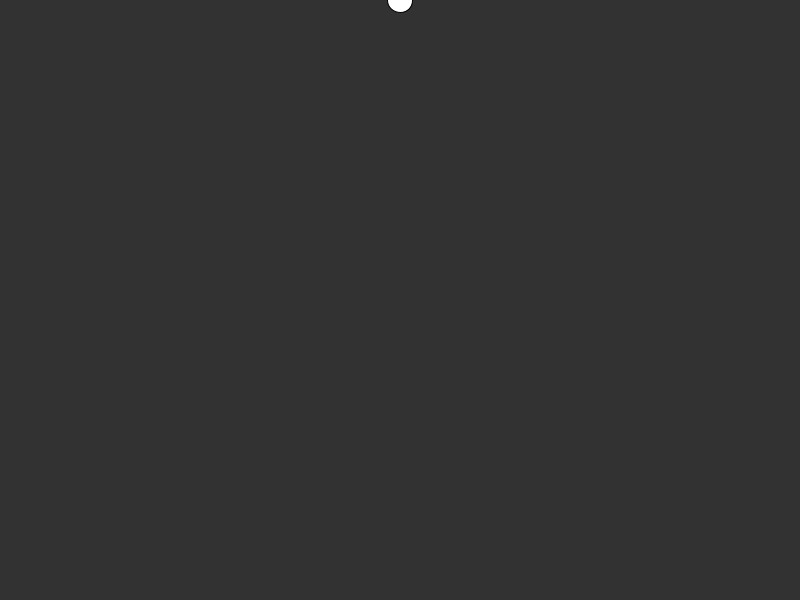
Frame 1 (no input)
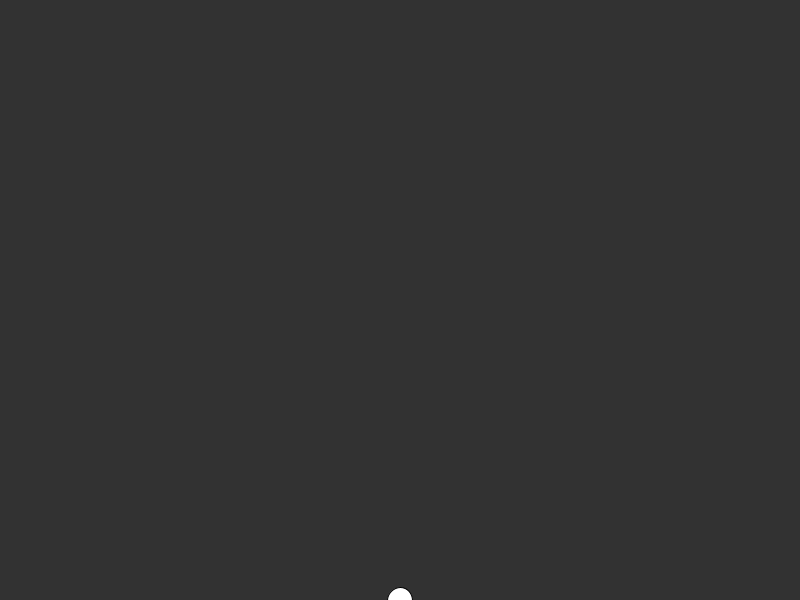
Frame 60 (the mouse pressed at the canvas centre just before this capture)
Frame 120 (the mouse held since frame 60 and released just before this capture): identical to frame 60, image omitted

The Processing sketch that drew these frames (run headless with seeded random() and noise(); from frame 60 on, the mouse is pressed at the canvas centre):

// Processing sketch: gravity
// ── gravity.pde
float y;
float velocity = 0;
float gravity = 0.5;

void setup(){
  //fullScreen();
  size(800, 600);
  //y = height;
  y = 0;
  //frameRate = 10;
}

void draw(){
 background(50); 
 circle(400, y, 25);
 
 y = y - velocity;
 velocity = velocity - gravity;
 
 if(y > height){
   y = height;
   velocity = 0;
 }
}

void keyPressed(){
 velocity = 12.5; 
  
}
